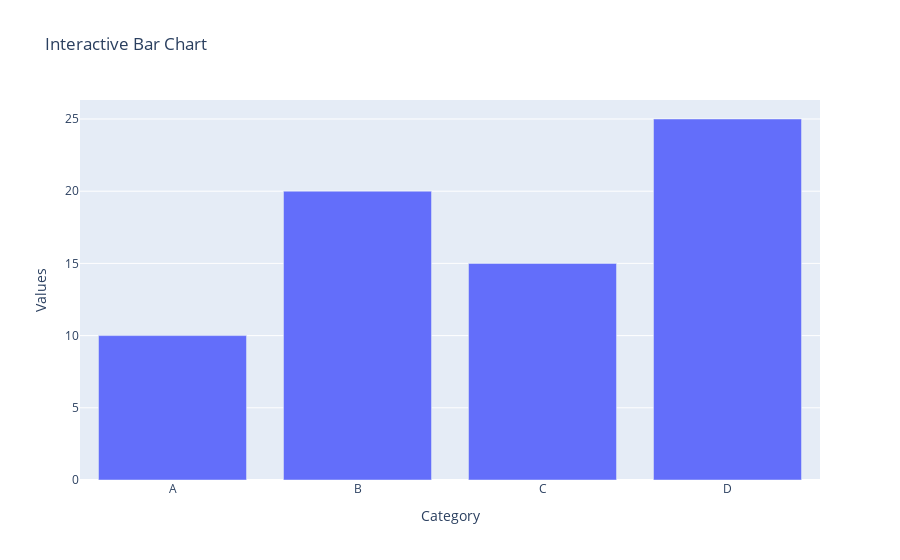

Here is the notebook cell this chart was saved with:
### Code cell
# To Do

# Interactive Plot with Plotly
fig = px.bar(data, x='Category', y='Values', title='Interactive Bar Chart')
fig.show()

### Figure 1 — Plotly figure (JSON) as saved in the notebook; plotly's stock layout.template omitted (floating-point values rounded to 4 significant figures)
{"data": [{"alignmentgroup": "True", "hovertemplate": "Category=%{x}<br>Values=%{y}<extra></extra>", "legendgroup": "", "marker": {"color": "#636efa", "pattern": {"shape": ""}}, "name": "", "offsetgroup": "", "orientation": "v", "showlegend": false, "textposition": "auto", "type": "bar", "x": ["A", "B", "C", "D"], "xaxis": "x", "y": [10, 20, 15, 25], "yaxis": "y"}], "layout": {"barmode": "relative", "legend": {"tracegroupgap": 0}, "title": {"text": "Interactive Bar Chart"}, "xaxis": {"anchor": "y", "domain": [0, 1], "title": {"text": "Category"}}, "yaxis": {"anchor": "x", "domain": [0, 1], "title": {"text": "Values"}}}}
